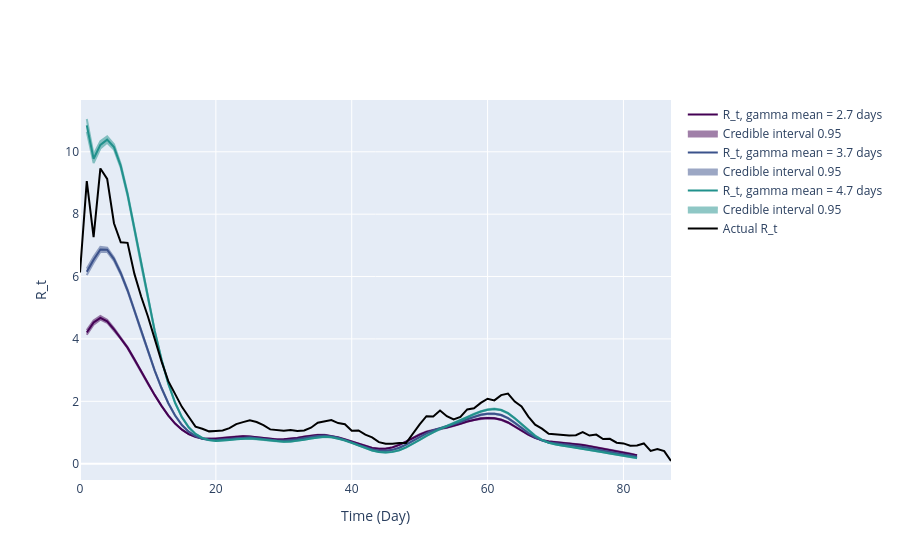

The cell this chart's notebook holds for it:
### Code cell
# Use incidence data to predict R_t value
theta = incidences_true_r02
end_time_point = len(theta)

inc_data_r02 = pd.DataFrame(
    {
        'Time': np.arange(len(theta)-2),
        'Incidence Number': incidences_true_r02[2:len(theta)]
    }
)

intervals_list_r02 = []
inference_posterior_list_r02 = []
for shape, scale in zip(gamma_shape_list, gamma_scale_list):
    gamma_pdf = gamma.pdf(x, shape, gamma_loc, scale)
    inference = branchpro.BranchProPosterior(
        inc_data=inc_data_r02,
        daily_serial_interval=gamma_pdf,
        alpha=prior_a,
        beta=prior_b)

    inference.run_inference(tau=tau)
    intervals = inference.get_intervals(central_prob=.95)
    intervals_list_r02.append(intervals)
    inference_posterior_list_r02.append(inference.inference_posterior)

fig = plot_multi_rt_fig(intervals_list_r02, inference_posterior_list_r02, true_rt_r02[2:-1], gamma_pdf, end_time_point)

n = 0
for i, handle in enumerate(fig.figure['data']):
    if handle['name'].startswith('Estimated'):
        mean_val = gamma_shape_list[n]*gamma_scale_list[n]
        handle['name'] = f'R_t, gamma mean = {mean_val:.2g} days'
        n += 1
   
pio.write_image(fig.figure, 'single_plots/predicted_vs_true_rt_r02_multi.pdf') 
fig.show_figure()

### Figure 1 — Plotly figure (JSON) as saved in the notebook; plotly's stock layout.template omitted (floating-point values rounded to 4 significant figures; data arrays with more than 128 entries replaced by an {"elided": "..."} marker saying what was removed)
{"data": [{"line": {"color": "#440154"}, "mode": "lines", "name": "R_t, gamma mean = 2.7 days", "type": "scatter", "x": [1, 2, 3, 4, 5, 6, 7, 8, 9, 10, 11, 12, 13, 14, 15, 16, 17, 18, 19, 20, 21, 22, 23, 24, 25, 26, 27, 28, 29, 30, 31, 32, 33, 34, 35, 36, 37, 38, 39, 40, 41, 42, 43, 44, 45, 46, 47, 48, 49, 50, 51, 52, 53, 54, 55, 56, 57, 58, 59, 60, 61, 62, 63, 64, 65, 66, 67, 68, 69, 70, 71, 72, 73, 74, 75, 76, 77, 78, 79, 80, 81, 82], "y": [4.208, 4.526, 4.676, 4.565, 4.31, 4.029, 3.721, 3.349, 2.952, 2.565, 2.198, 1.853, 1.544, 1.287, 1.09, 0.9493, 0.8591, 0.8103, 0.7931, 0.7997, 0.8216, 0.8498, 0.8741, 0.8832, 0.8706, 0.8423, 0.8122, 0.7899, 0.7787, 0.7801, 0.7957, 0.8251, 0.864, 0.9014, 0.923, 0.92, 0.8914, 0.8412, 0.7763, 0.7044, 0.6308, 0.5617, 0.5069, 0.4773, 0.4813, 0.5232, 0.6014, 0.7073, 0.8247, 0.9335, 1.02, 1.081, 1.123, 1.163, 1.215, 1.281, 1.353, 1.414, 1.451, 1.464, 1.454, 1.411, 1.32, 1.192, 1.054, 0.9279, 0.8269, 0.755, 0.7111, 0.6891, 0.6763, 0.6587, 0.6321, 0.5985, 0.5587, 0.5144, 0.4701, 0.4283, 0.3908, 0.3565, 0.319, 0.271]}, {"fill": "toself", "fillcolor": "#440154", "line": {"color": "#440154"}, "mode": "lines", "name": "Credible interval 0.95", "opacity": 0.5, "showlegend": true, "type": "scatter", "x": {"elided": "164 int values"}, "y": {"elided": "164 float values"}}, {"line": {"color": "#3b528b"}, "mode": "lines", "name": "R_t, gamma mean = 3.7 days", "type": "scatter", "x": [1, 2, 3, 4, 5, 6, 7, 8, 9, 10, 11, 12, 13, 14, 15, 16, 17, 18, 19, 20, 21, 22, 23, 24, 25, 26, 27, 28, 29, 30, 31, 32, 33, 34, 35, 36, 37, 38, 39, 40, 41, 42, 43, 44, 45, 46, 47, 48, 49, 50, 51, 52, 53, 54, 55, 56, 57, 58, 59, 60, 61, 62, 63, 64, 65, 66, 67, 68, 69, 70, 71, 72, 73, 74, 75, 76, 77, 78, 79, 80, 81, 82], "y": [6.152, 6.537, 6.869, 6.859, 6.56, 6.107, 5.559, 4.922, 4.253, 3.598, 2.985, 2.427, 1.94, 1.543, 1.241, 1.025, 0.8844, 0.8022, 0.7638, 0.7579, 0.7739, 0.8017, 0.8299, 0.8458, 0.8408, 0.8175, 0.7872, 0.76, 0.7421, 0.7374, 0.7488, 0.7763, 0.8163, 0.8584, 0.8883, 0.8955, 0.8751, 0.8279, 0.7607, 0.6824, 0.6002, 0.5222, 0.4585, 0.4193, 0.4126, 0.4431, 0.5112, 0.6118, 0.7336, 0.8593, 0.9736, 1.066, 1.135, 1.194, 1.258, 1.336, 1.424, 1.505, 1.566, 1.6, 1.602, 1.56, 1.46, 1.313, 1.144, 0.9825, 0.8472, 0.7467, 0.6812, 0.6442, 0.6225, 0.6015, 0.5751, 0.5426, 0.5033, 0.4589, 0.4137, 0.3706, 0.332, 0.2975, 0.2622, 0.2202]}, {"fill": "toself", "fillcolor": "#3b528b", "line": {"color": "#3b528b"}, "mode": "lines", "name": "Credible interval 0.95", "opacity": 0.5, "showlegend": true, "type": "scatter", "x": {"elided": "164 int values"}, "y": {"elided": "164 float values"}}, {"line": {"color": "#21918c"}, "mode": "lines", "name": "R_t, gamma mean = 4.7 days", "type": "scatter", "x": [1, 2, 3, 4, 5, 6, 7, 8, 9, 10, 11, 12, 13, 14, 15, 16, 17, 18, 19, 20, 21, 22, 23, 24, 25, 26, 27, 28, 29, 30, 31, 32, 33, 34, 35, 36, 37, 38, 39, 40, 41, 42, 43, 44, 45, 46, 47, 48, 49, 50, 51, 52, 53, 54, 55, 56, 57, 58, 59, 60, 61, 62, 63, 64, 65, 66, 67, 68, 69, 70, 71, 72, 73, 74, 75, 76, 77, 78, 79, 80, 81, 82], "y": [10.85, 9.779, 10.22, 10.39, 10.15, 9.545, 8.637, 7.532, 6.389, 5.282, 4.255, 3.34, 2.566, 1.952, 1.492, 1.167, 0.9542, 0.8247, 0.7555, 0.7297, 0.7336, 0.7553, 0.7827, 0.8024, 0.8042, 0.7883, 0.7625, 0.7351, 0.7129, 0.702, 0.7073, 0.7302, 0.7677, 0.8105, 0.8453, 0.861, 0.8504, 0.8113, 0.7477, 0.6679, 0.5808, 0.496, 0.4248, 0.3772, 0.3603, 0.3784, 0.4325, 0.5201, 0.6343, 0.7634, 0.8945, 1.015, 1.117, 1.205, 1.291, 1.386, 1.488, 1.588, 1.673, 1.731, 1.754, 1.721, 1.618, 1.455, 1.261, 1.066, 0.896, 0.7637, 0.6728, 0.617, 0.5824, 0.5541, 0.525, 0.4931, 0.4555, 0.4127, 0.3685, 0.3257, 0.2871, 0.2529, 0.2191, 0.1814]}, {"fill": "toself", "fillcolor": "#21918c", "line": {"color": "#21918c"}, "mode": "lines", "name": "Credible interval 0.95", "opacity": 0.5, "showlegend": true, "type": "scatter", "x": {"elided": "164 int values"}, "y": {"elided": "164 float values"}}, {"line": {"color": "black"}, "mode": "lines", "name": "Actual R_t", "type": "scatter", "x": [0, 1, 2, 3, 4, 5, 6, 7, 8, 9, 10, 11, 12, 13, 14, 15, 16, 17, 18, 19, 20, 21, 22, 23, 24, 25, 26, 27, 28, 29, 30, 31, 32, 33, 34, 35, 36, 37, 38, 39, 40, 41, 42, 43, 44, 45, 46, 47, 48, 49, 50, 51, 52, 53, 54, 55, 56, 57, 58, 59, 60, 61, 62, 63, 64, 65, 66, 67, 68, 69, 70, 71, 72, 73, 74, 75, 76, 77, 78, 79, 80, 81, 82, 83, 84, 85, 86, 87, 88, 89, 90], "y": [6.132, 9.063, 7.261, 9.466, 9.131, 7.71, 7.097, 7.081, 6.093, 5.359, 4.72, 3.978, 3.279, 2.646, 2.212, 1.822, 1.504, 1.186, 1.119, 1.036, 1.05, 1.064, 1.139, 1.267, 1.333, 1.39, 1.336, 1.234, 1.099, 1.084, 1.058, 1.082, 1.052, 1.067, 1.152, 1.311, 1.362, 1.396, 1.301, 1.267, 1.056, 1.067, 0.9295, 0.843, 0.6916, 0.6365, 0.6428, 0.6644, 0.66, 0.9727, 1.26, 1.522, 1.517, 1.707, 1.522, 1.416, 1.503, 1.74, 1.775, 1.95, 2.083, 2.031, 2.198, 2.249, 1.99, 1.837, 1.51, 1.249, 1.124, 0.9575, 0.9383, 0.929, 0.9071, 0.9147, 1.012, 0.9015, 0.9334, 0.7918, 0.7972, 0.6738, 0.6496, 0.574, 0.5822, 0.6491, 0.4074, 0.471, 0.4017, 0.08589]}], "layout": {"hovermode": "x unified", "xaxis": {"title": {"text": "Time (Day)"}}, "yaxis": {"title": {"text": "R_t"}}}}
